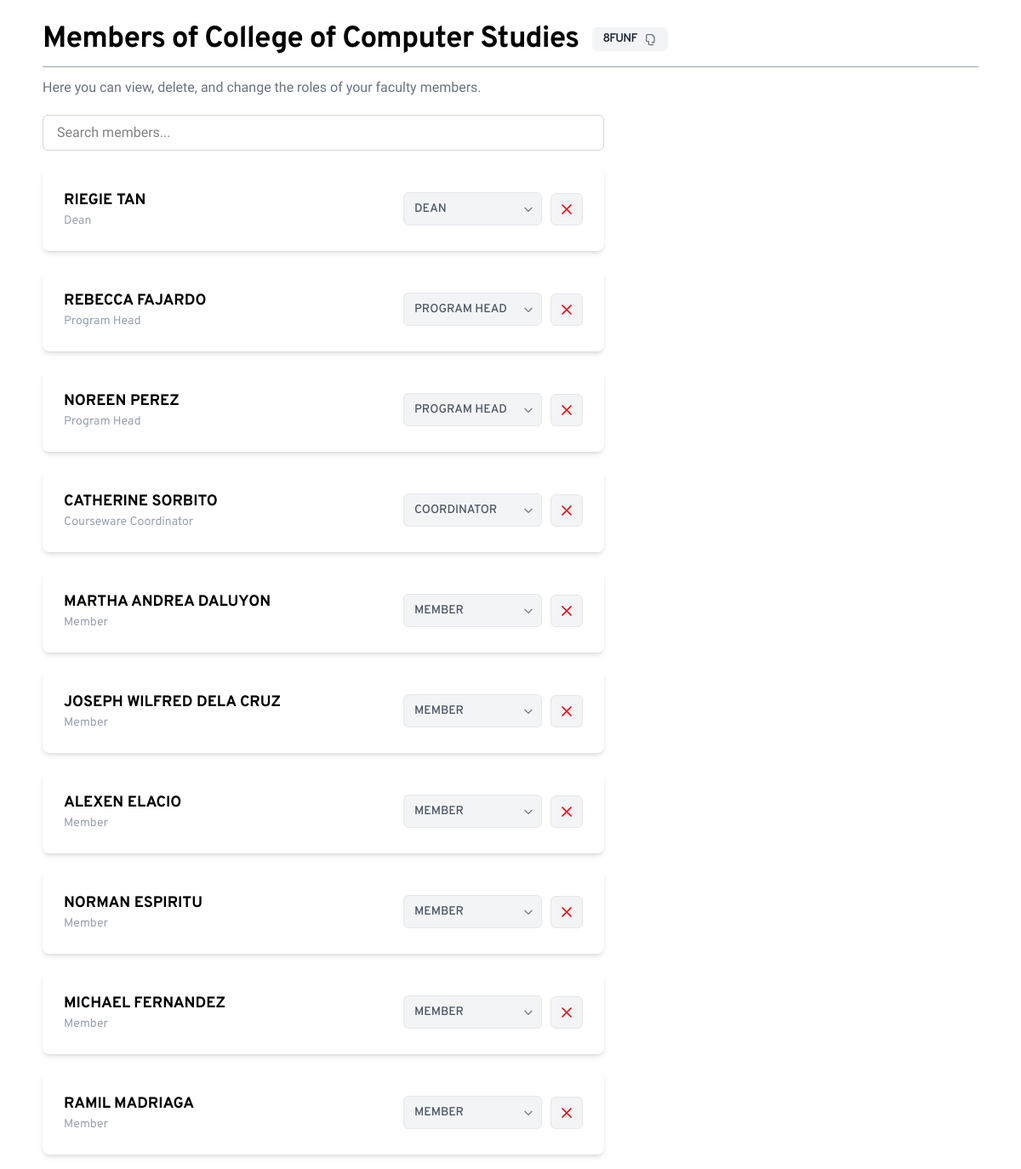
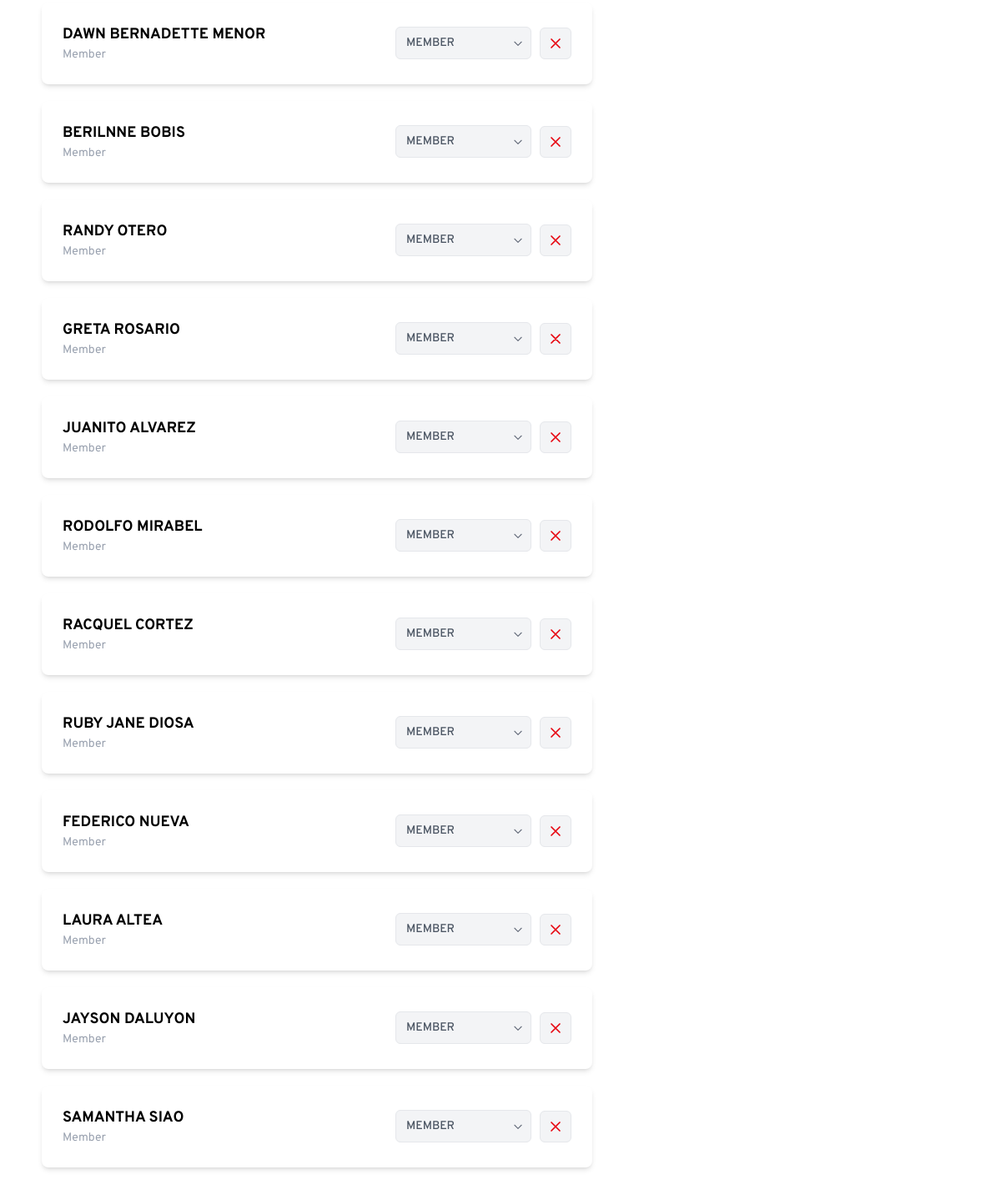
Page /main/faculty/faculty_frame.php (signed in) on the committed database (2 pictures, top to bottom).
### tables this page shows
CREATE TABLE `personnel` (
  `PersonnelID` int(11) NOT NULL AUTO_INCREMENT,
  `FirstName` varchar(50) NOT NULL,
  `LastName` varchar(50) NOT NULL,
  `Gender` enum('Male','Female','Other') DEFAULT NULL,
  `Role` varchar(10) DEFAULT NULL,
  `FacultyID` int(11) DEFAULT NULL,
  `AccountID` int(11) DEFAULT NULL,
  PRIMARY KEY (`PersonnelID`),
  KEY `FacultyID` (`FacultyID`),
  KEY `AccountID` (`AccountID`),
  CONSTRAINT `personnel_ibfk_1` FOREIGN KEY (`FacultyID`) REFERENCES `faculties` (`FacultyID`),
  CONSTRAINT `personnel_ibfk_2` FOREIGN KEY (`AccountID`) REFERENCES `accounts` (`AccountID`) ON DELETE SET NULL ON UPDATE CASCADE
);

CREATE TABLE `faculties` (
  `FacultyID` int(11) NOT NULL AUTO_INCREMENT,
  `Faculty` varchar(100) DEFAULT NULL,
  `JoinCode` varchar(5) NOT NULL,
  PRIMARY KEY (`FacultyID`),
  UNIQUE KEY `JoinCode` (`JoinCode`)
);

### main/faculty/faculty_frame.php (the view, shortened to what this page needs)
<?php
$conn = new mysqli("localhost", "root", "", "cms");
$accountID = $_SESSION['AccountID'];
$userRole = "";
$userRoleQuery = "SELECT Role FROM personnel WHERE AccountID = ?";
$roleStmt = $conn->prepare($userRoleQuery);
$roleStmt->bind_param("i", $accountID);
$roleStmt->execute();
$roleResult = $roleStmt->get_result();
if ($roleResult && $roleResult->num_rows > 0) {
    $userRole = $roleResult->fetch_assoc()['Role'];
}
$facultyName = "Faculty";
$members = [];
$sql = "SELECT personnel.FacultyID, faculties.Faculty, faculties.JoinCode
        FROM personnel
        JOIN faculties ON personnel.FacultyID = faculties.FacultyID
        WHERE personnel.AccountID = ?";
$stmt = $conn->prepare($sql);
$stmt->bind_param("i", $accountID);
$stmt->execute();
$result = $stmt->get_result();
if ($result && $result->num_rows > 0) {
    $row = $result->fetch_assoc();
    $facultyID = $row['FacultyID'];
    $facultyName = $row['Faculty'];
    $joinCode = $row['JoinCode'] ?? '';
    $memberQuery = "SELECT FirstName, LastName, Role, AccountID
                FROM personnel
                WHERE FacultyID = ?
                ORDER BY
                    CASE Role
                        WHEN 'DN' THEN 1
                        WHEN 'PH' THEN 2
                        WHEN 'COR' THEN 3
                        WHEN 'FM' THEN 4
                        ELSE 5
                    END";
    $memberStmt = $conn->prepare($memberQuery);
    $memberStmt->bind_param("i", $facultyID);
    $memberStmt->execute();
    $memberResult = $memberStmt->get_result();
    while ($memberRow = $memberResult->fetch_assoc()) {
        $members[] = $memberRow;
    }
} else {
    $facultyName = "No Faculty Assigned";
}
?>
<!DOCTYPE html>
<html lang="en">
<head>
    <link href="../../src/tailwind/output.css" rel="stylesheet" />
</head>
<body>
    <div class="flex-1 flex flex-col px-[50px] pt-[15px] overflow-y-auto pb-[50px]">
    <h1 class="py-[5px] text-[35px] tracking-tight font-overpass font-bold flex items-center gap-4">Members of
            <?php echo htmlspecialchars($facultyName); ?>
            <?php if (!empty($joinCode) && $userRole === 'DN'): ?>
                    <div onclick="copyJoinCode()" class="flex items-center gap-2 bg-gray-100 text-gray-800 text-sm font-semibold px-3 py-1 rounded-md inline-flex cursor-pointer hover:bg-gray-400 transition">
                        <span id="join-code"><?php echo htmlspecialchars($joinCode); ?></span>
                        <svg xmlns="http://www.w3.org/2000/svg" class="h-4 w-4 text-gray-500 hover:text-gray-700" fill="none" viewBox="0 0 24 24" stroke="currentColor">
                            <path stroke-linecap="round" stroke-linejoin="round" stroke-width="2" d="M8 16H6a2 2 0 01-2-2V6a2 2 0 012-2h8l4 4v8a2 2 0 01-2 2h-2M8 16v4a2 2 0 002 2h6" />
                        </svg>
                    </div>
            <?php endif; ?>
        </h1>
        <hr class="border-gray-400">
        <?php if ($userRole === 'DN'): ?>
            <p class="text-gray-500 mt-3 mb-5 font-onest">Here you can view, delete, and change the roles of your faculty members.</p>
            <?php else: ?>
                <p class="text-gray-500 mt-3 mb-2 font-onest">This section displays your faculty members and their roles.</p>
            <?php endif; ?>
            <div class="mb-5 w-[60%]">
                <input type="text" id="searchInput" placeholder="Search members..." class="w-full px-4 py-2 rounded-md border border-gray-300 focus:outline-none focus:ring-2 focus:ring-blue-400 font-onest" />
            </div>
        <div class="grid grid-cols-1 grid-rows-3 gap-5 w-[60%]">
            <?php if (!empty($members)): ?>
                <?php foreach ($members as $member): ?>
                    <div class="member-card bg-white p-[25px] font-overpass rounded-lg shadow-md flex justify-between items-center">
                        <div>
                            <h2 class="text-lg font-bold"><?php echo htmlspecialchars($member['FirstName'] . ' ' . $member['LastName']); ?></h2>
                            <?php
                                $roleMap = [
                                    'FM' => 'Member',
                                    'DN' => 'Dean',
                                    'PH' => 'Program Head',
                                    'COR' => 'Courseware Coordinator'                                ];
                                $readableRole = $roleMap[$member['Role']] ?? $member['Role'];
                            ?>
                            <div class="text-sm text-gray-400"><?php echo htmlspecialchars($readableRole); ?></div>
                        </div>
                        <div class="actions-container">
    <?php if ($userRole === 'DN'): ?>
        <select class="role-select role-change-dropdown" data-account-id="<?php echo $member['AccountID']; ?>">
            <option value="DN" <?php echo $member['Role'] === 'DN' ? 'selected' : ''; ?>>DEAN</option>
            <option value="PH" <?php echo $member['Role'] === 'PH' ? 'selected' : ''; ?>>PROGRAM HEAD</option>
            <option value="COR" <?php echo $member['Role'] === 'COR' ? 'selected' : ''; ?>>COORDINATOR</option>
            <option value="FM" <?php echo $member['Role'] === 'FM' ? 'selected' : ''; ?>>MEMBER</option>
        </select>
        <button class="delete-button" data-account-id="<?php echo $member['AccountID']; ?>" title="Remove Member">
            <svg xmlns="http://www.w3.org/2000/svg" class="h-5 w-5 text-red-600 hover:text-red-800" fill="none" viewBox="0 0 24 24" stroke="currentColor">
                <path stroke-linecap="round" stroke-linejoin="round" stroke-width="2" d="M6 18L18 6M6 6l12 12"/>
            </svg>
        </button>
    <?php else: ?>
    <?php endif; ?>
</div>
                    </div>
                <?php endforeach; ?>
            <?php else: ?>
                <p class="text-gray-500 text-center">No members found in your faculty.</p>
            <?php endif; ?>
        </div>
    </div>
</body>
</html>

### main/faculty/faculty_frame.php (style rules this page uses)
body { font-family: 'Inter', sans-serif; }
.font-overpass { font-family: 'Overpass', sans-serif; }
.font-onest { font-family: 'Onest', sans-serif; }
.role-select { background-color: #f3f4f6; border-radius: 6px; padding: 8px 12px; border: 1px solid #e5e7eb; font-size: 14px; font-weight: 500; appearance: none; background-repeat: no-repeat; background-position: right 0.5rem center; background-size: 1em; padding-right: 2.5rem; cursor: pointer; transition: all 0.2s ease; color: #4b5563; }
.actions-container { display: flex; align-items: center; gap: 10px; }
.delete-button { background-color: #f3f4f6; border-radius: 6px; width: 38px; height: 38px; display: flex; align-items: center; justify-content: center; border: 1px solid #e5e7eb; cursor: pointer; transition: all 0.2s ease; color: #6b7280; }

### rows in the picture
personnel: FacultyID.Faculty "College of Computer Studies", FacultyID.JoinCode "8FUNF", FirstName+LastName "RIEGIE TAN", Role "Dean", Role+AccountID "DEAN"
personnel: FirstName+LastName "REBECCA FAJARDO", Role "Program Head", Role+AccountID "PROGRAM HEAD"
personnel: FirstName+LastName "NOREEN PEREZ", Role "Program Head", Role+AccountID "PROGRAM HEAD"
personnel: FirstName+LastName "CATHERINE SORBITO", Role "Courseware Coordinator", Role+AccountID "COORDINATOR"
personnel: FirstName+LastName "MARTHA ANDREA DALUYON", Role "Member", Role+AccountID "MEMBER"
personnel: FirstName+LastName "JOSEPH WILFRED DELA CRUZ", Role "Member", Role+AccountID "MEMBER"
personnel: FirstName+LastName "ALEXEN ELACIO", Role "Member", Role+AccountID "MEMBER"
personnel: FirstName+LastName "NORMAN ESPIRITU", Role "Member", Role+AccountID "MEMBER"
personnel: FirstName+LastName "MICHAEL FERNANDEZ", Role "Member", Role+AccountID "MEMBER"
personnel: FirstName+LastName "RAMIL MADRIAGA", Role "Member", Role+AccountID "MEMBER"
personnel: FirstName+LastName "DAWN BERNADETTE MENOR", Role "Member", Role+AccountID "MEMBER"
personnel: FirstName+LastName "BERILNNE BOBIS", Role "Member", Role+AccountID "MEMBER"
personnel: FirstName+LastName "RANDY OTERO", Role "Member", Role+AccountID "MEMBER"
personnel: FirstName+LastName "GRETA ROSARIO", Role "Member", Role+AccountID "MEMBER"
personnel: FirstName+LastName "JUANITO ALVAREZ", Role "Member", Role+AccountID "MEMBER"
personnel: FirstName+LastName "RODOLFO MIRABEL", Role "Member", Role+AccountID "MEMBER"
personnel: FirstName+LastName "RACQUEL CORTEZ", Role "Member", Role+AccountID "MEMBER"
personnel: FirstName+LastName "RUBY JANE DIOSA", Role "Member", Role+AccountID "MEMBER"
personnel: FirstName+LastName "FEDERICO NUEVA", Role "Member", Role+AccountID "MEMBER"
personnel: FirstName+LastName "LAURA ALTEA", Role "Member", Role+AccountID "MEMBER"
personnel: FirstName+LastName "JAYSON DALUYON", Role "Member", Role+AccountID "MEMBER"
personnel: FirstName+LastName "SAMANTHA SIAO", Role "Member", Role+AccountID "MEMBER"
